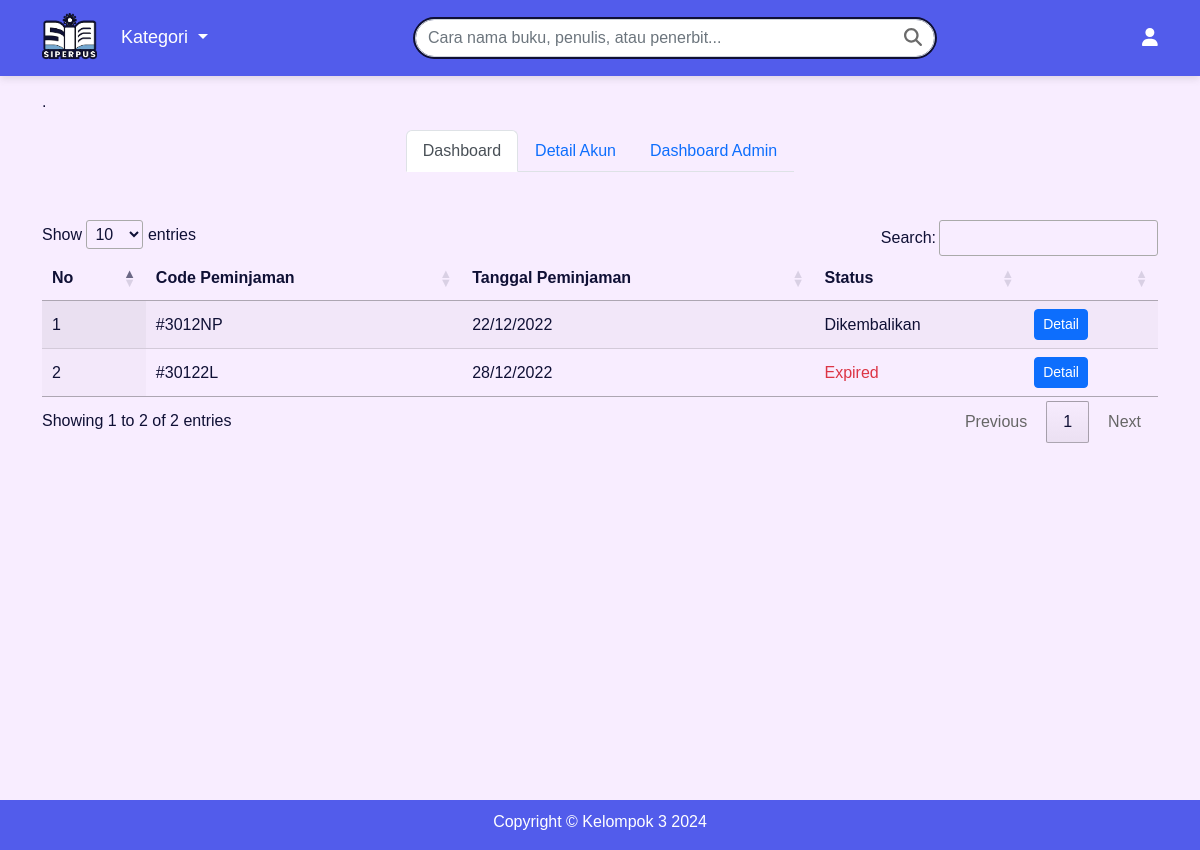
Screenshot of /?p=account (signed in) with the database file from the repository.
### tables this page shows
CREATE TABLE `tb_peminjaman` (
  `id_peminjaman` int(11) NOT NULL,
  `code_peminjaman` varchar(255) DEFAULT NULL,
  `user_id` int(11) DEFAULT NULL,
  `tgl_peminjaman` date DEFAULT NULL,
  `tgl_sampai` date DEFAULT NULL,
  `tgl_kembali` date DEFAULT NULL,
  `telat` int(11) DEFAULT NULL,
  `denda` varchar(255) DEFAULT NULL,
  `status_id` int(11) DEFAULT NULL,
  `created_at` datetime DEFAULT NULL,
  `update_at` datetime DEFAULT NULL,
  `is_deleted` int(11) DEFAULT 0
);

CREATE TABLE `tb_status` (
  `id_status` int(11) NOT NULL,
  `status_name` varchar(255) DEFAULT NULL,
  `created_at` datetime DEFAULT NULL,
  `update_at` datetime DEFAULT NULL
);

### pages/account.php (the view, shortened to what this page needs)
<div class="tambal">
    <p>.</p>
</div>
<?php
if (isset($_SESSION['user']) || isset($_SESSION['admin'])) { ?>
    <ul class="nav justify-content-center">
        <li class="nav-item nav-tabs">
            <button class="nav-link active" id="buku-tab" data-bs-toggle="tab" data-bs-target="#buku-tab-pane" type="button" role="tab" aria-controls="buku-tab-pane" aria-selected="true">Dashboard</button>
        </li>
        <li class="nav-item nav-tabs">
            <button class="nav-link" id="detail-tab" data-bs-toggle="tab" data-bs-target="#detail-tab-pane" type="button" role="tab" aria-controls="detail-tab-pane" aria-selected="false">Detail Akun</button>
        </li>
        <li class="nav-item nav-tabs">
            <?php
            if (isset($_SESSION['admin'])) {
                echo '<a href="admin/" class="nav-link">Dashboard Admin</a>';
            } else {
                echo '<a href="auth/keluar.php" class="nav-link">Keluar</a>';
            }
            ?>
        </li>
    </ul>
    <div class="tab-content">
        <div class="tab-pane fade show active" id="buku-tab-pane" role="tabpanel" aria-labelledby="buku-tab" tabindex="0">
            <div class="table-responsive py-5">
                <table id="example" class="display" style="width:100%">
                    <thead>
                        <tr>
                            <th>No</th>
                            <th>Code Peminjaman</th>
                            <th>Tanggal Peminjaman</th>
                            <th>Status</th>
                            <th></th>
                        </tr>
                    </thead>
                    <tbody>
                        <?php
                        $no = 1;
                        $idU = $_SESSION["user"]["id_user"];
                        $idA = $_SESSION["admin"]["id_user"];
                        $sql = $koneksi->query("SELECT DISTINCT p.user_id, p.id_peminjaman, pb.peminjaman_id, u.id_user, p.tgl_peminjaman, p.code_peminjaman, s.status_name, p.status_id FROM
                        tb_peminjaman as p JOIN
                        tb_status as s ON s.id_status=p.status_id JOIN
                        tb_peminjaman_buku as pb ON p.id_peminjaman=pb.peminjaman_id JOIN
                        tb_users as u ON u.id_user=p.user_id
                        WHERE (p.user_id='$idU' OR p.user_id='$idA') ORDER BY id_peminjaman DESC");
                        while ($data = $sql->fetch_assoc()) {
                        ?>
                            <tr>
                                <td><?= $no++; ?></td>
                                <td>#<?= $data['code_peminjaman']; ?></td>
                                <td><?= date('d/m/Y', strtotime($data['tgl_peminjaman'])); ?></td>
                                <td><?php
                                    if ($data['status_id'] == 5 || $data['status_name'] == 'Expired') {
                                        echo "<span class='text-danger'>" . $data['status_name'] . "</span>";
                                    } else {
                                        echo $data['status_name'];
                                    }; ?>
                                </td>
                                <td><a href="?p=pinjam-buku&id=<?= $data['id_peminjaman']; ?>" class="btn btn-sm btn-primary">Detail</a></td>
                            </tr>
                        <?php } ?>
                    </tbody>
                </table>
            </div>
        </div>
    </div>
<?php } elseif (isset($_SESSION['super_admin'])) {
    header("location:admin/");
} else {
    include "auth/masuk.php";
} ?>

### assets/css/style.css (style rules this page uses)
html, body { margin: 0; padding: 0; font-family: 'Poppins', sans-serif; color: #0f1035; }

### rows the page displays
tb_peminjaman: code_peminjaman "3012NP", tgl_peminjaman "22/12/2022", status.status_name "Dikembalikan"
tb_peminjaman: code_peminjaman "30122L", tgl_peminjaman "28/12/2022", status.status_name "Expired"
